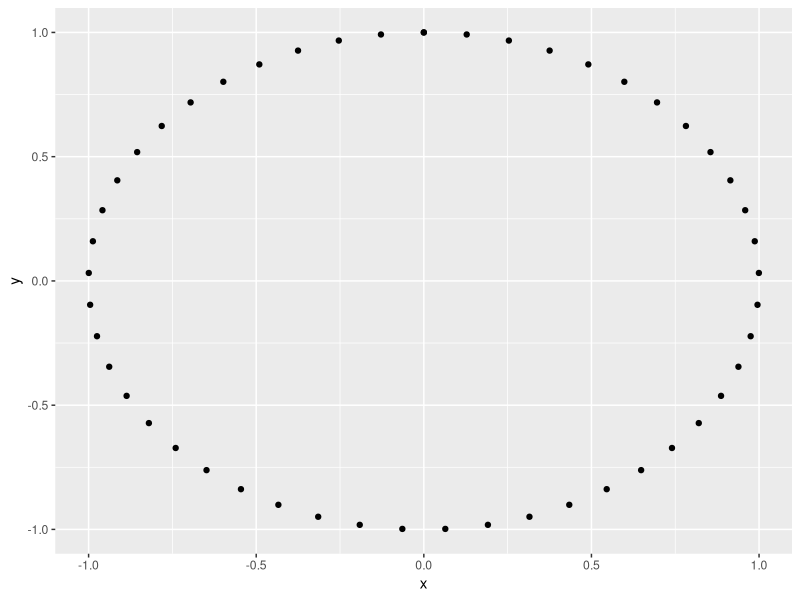
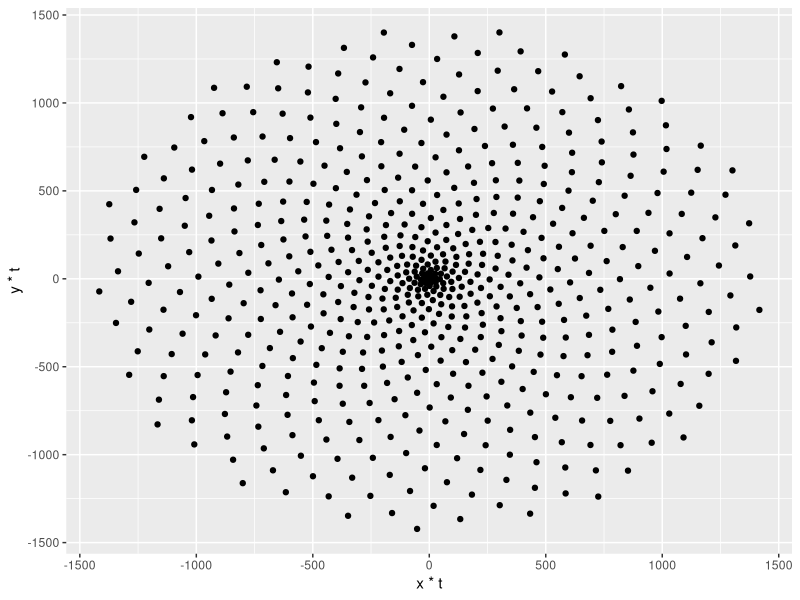

Here is the R script that generated these plots, in order:
#patterns in nature

library(tidyverse)
library(dplyr)

# Set plot images to a size
options(repr.plot.width = 4, repr.plot.height = 4)


#1. Create circle data to plot
t<-seq(0,2*pi,length.out=50)
x<-sin(t)
y<-cos(t)
df<-data.frame(t,x,y)
# Make a scatter plot of points in a circle
p<-ggplot(df,aes(x,y))
p+geom_point()

# 2. Make it harmonious with the Golden Angle

points<-600
# Define the Golden Angle
angle<-pi*(3-sqrt(5))
t<-(1:points)*angle
x<-sin(t)
y<-cos(t)
df<-data.frame(t,x,y)

# Make a scatter plot of points in a spiral
p<-ggplot(df ,aes(x*t,y*t))
p+geom_point()



  
  
  
  




